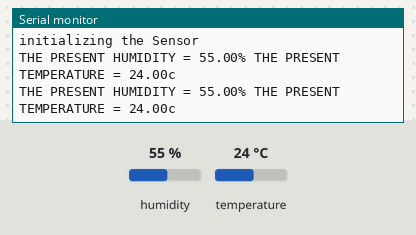
This sketch was run on a simulated ESP8266 (NodeMCU). On the bench: the last lines printed to the serial monitor. The inputs (shaded band) are chosen by the test bench; at power-on: humidity 55 %, temperature 24 °C.

Above: at 6.8 s.
6.9 s: humidity set to 22 %
At 10.3 s:
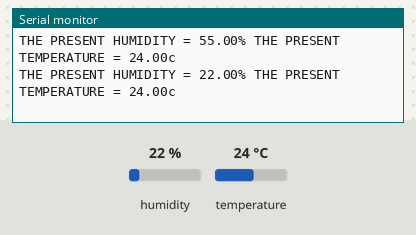
11.4 s: temperature set to 12 °C
At 13.5 s:
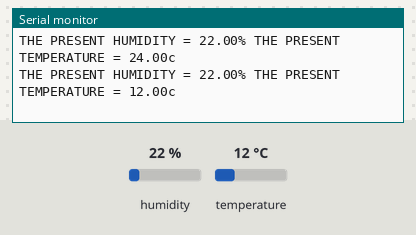
15.9 s: humidity set to 40 %
At 18.6 s:
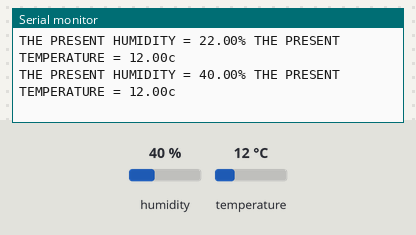
Timing chart, 0 to 20.1 s (numbered marks = the images above; inputs shaded):
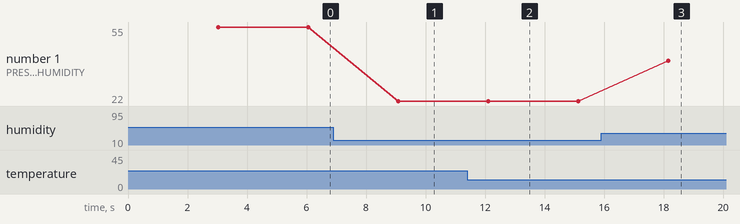

Measured:
- after the input at 6.9 s, the serial monitor: prints a new line after 2.2 s (image 1)
- after the input at 11.4 s, the serial monitor: prints a new line after 0.71 s (image 2)
- after the input at 15.9 s, the serial monitor: prints a new line after 2.3 s (image 3)
- plotted number 1: 55 → 22 after the input at 6.9 s, 22 → 40 after the input at 15.9 s

The sketch:

LAB_02.1.ino
```cpp
#include "DHT.h"
#define DHTTYPE DHT11
#define dht_dpin D1

DHT dht(dht_dpin, DHTTYPE);

void setup()
{
  dht.begin();
  Serial.begin(9600);
  delay(10);
  Serial.println("initializing the Sensor");
}

void loop()
{
  delay(3000);
  float h = dht.readHumidity();
  float t = dht.readTemperature();
  Serial.print("THE PRESENT HUMIDITY = ");
  Serial.print(h);
  Serial.print("% ");
  Serial.print("THE PRESENT TEMPERATURE = ");
  Serial.print(t);
  Serial.println("c ");
}
```
